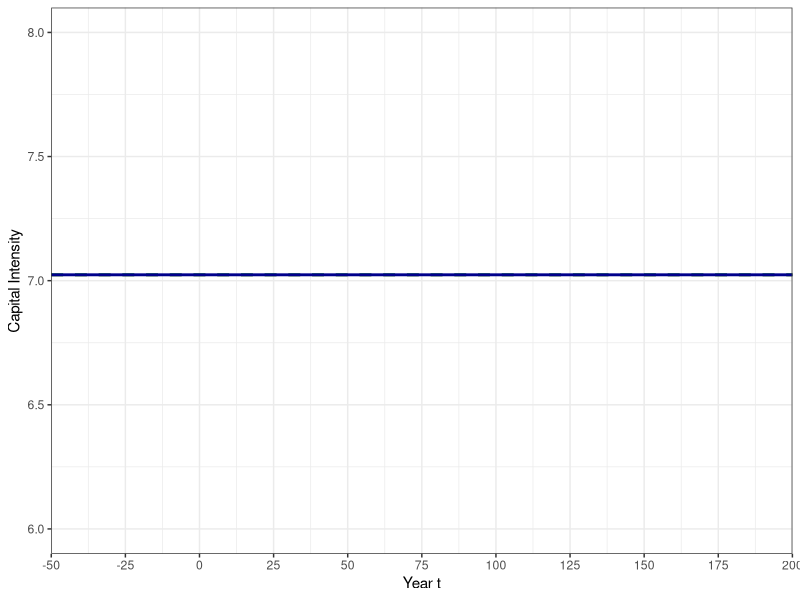
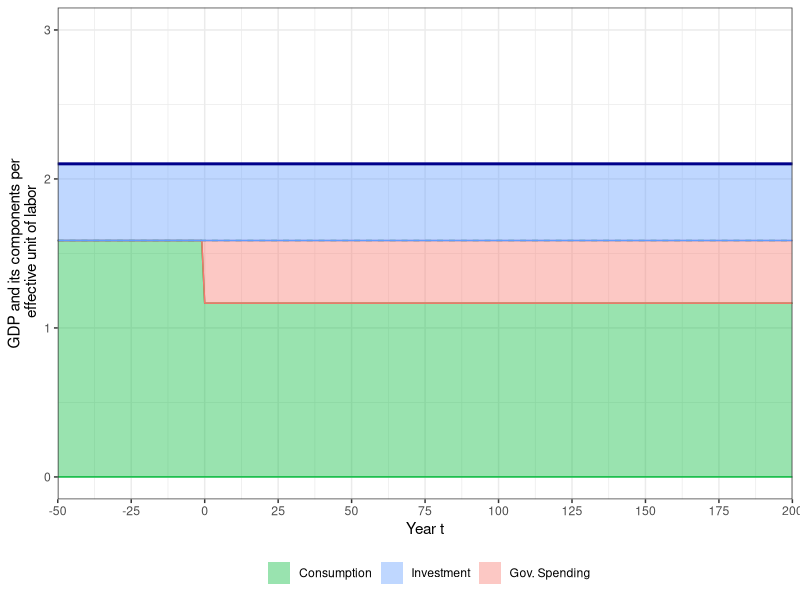
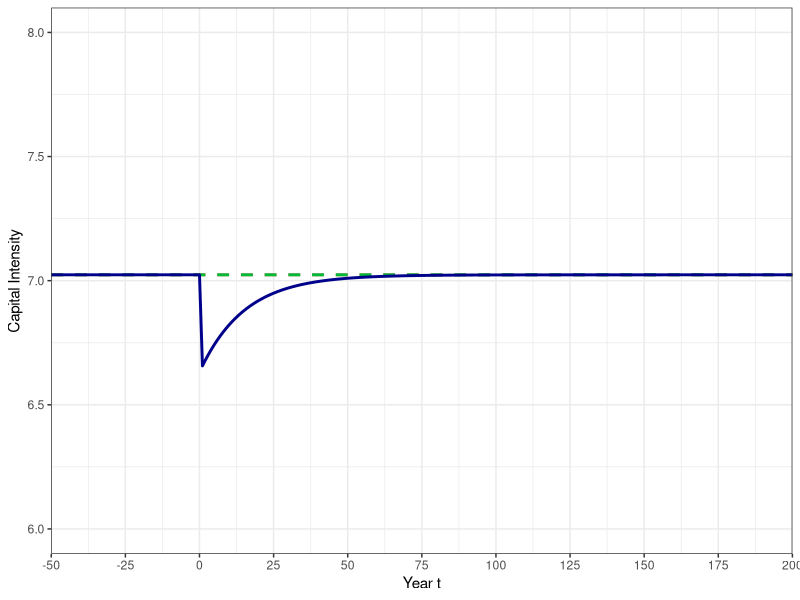
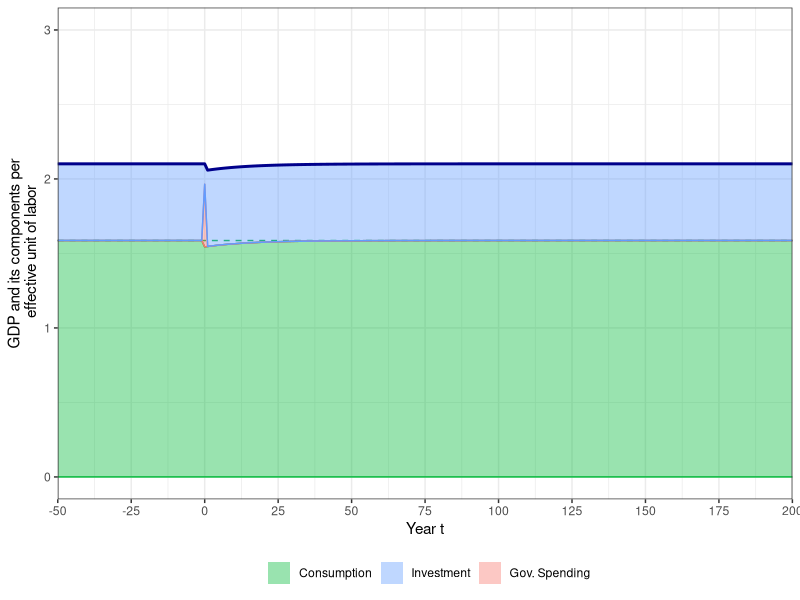
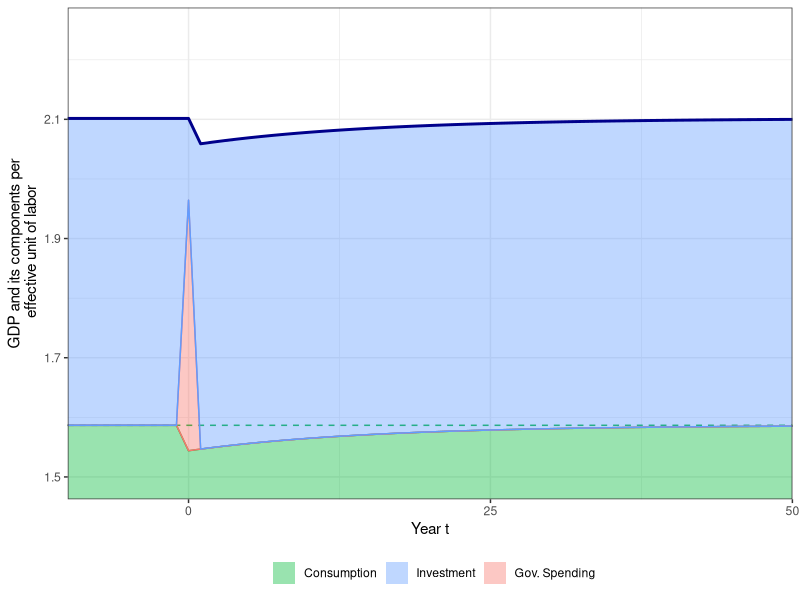
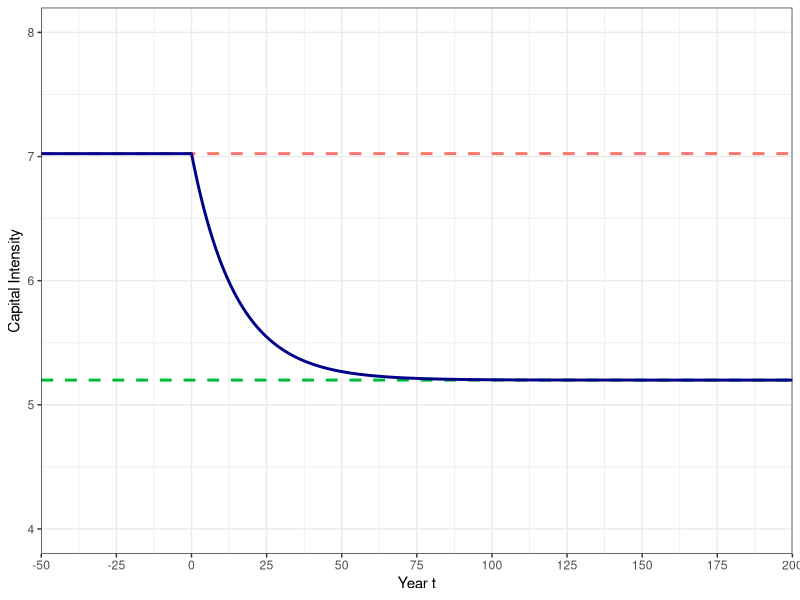
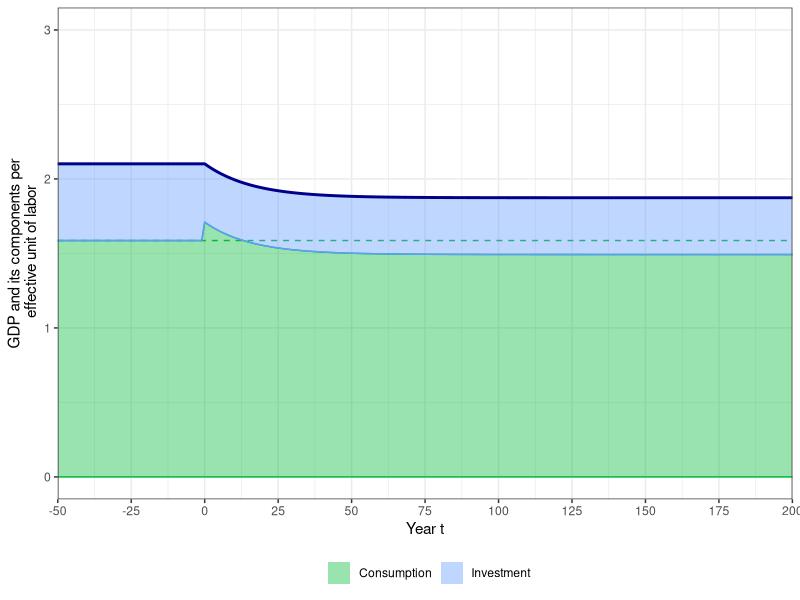
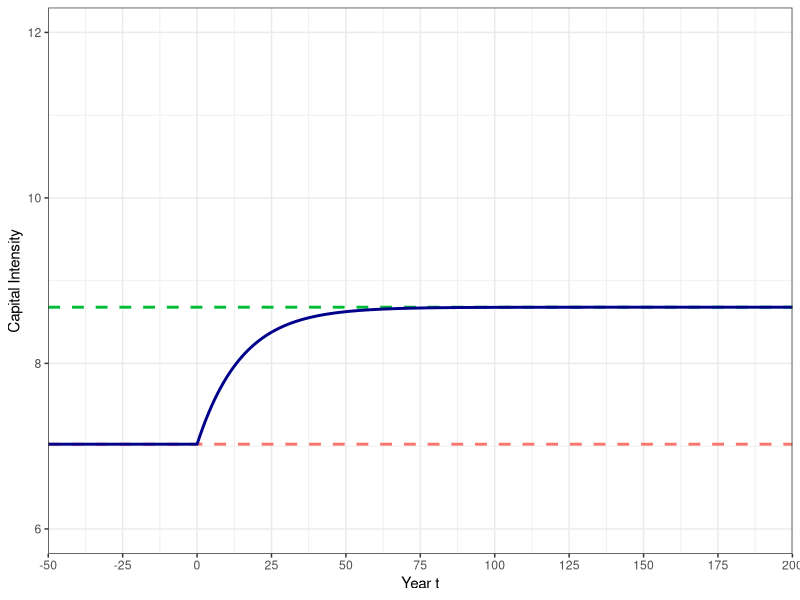

R code for these plots, in order:
#######################################
### Fiscal Policy in the Ramsey model
#######################################

# Clear the workspace and load libraries
rm(list = ls())
library(reshape2)
library(base)
library(ggplot2)
library(grid)
library(scales)
library(stringr)
library(tidyverse)

# should graphs be exported to pdf
export_pdf <- FALSE

# define some colors
mygreen <- "#00BA38"
myblue  <- "#619CFF"
myred   <- "#F8766D"


########### 
# Ramsey Model setup
###########

# data moments
lab_share = 0.381
inv_share = 0.245
gross_ret = 0.114

# parameter choice
n     <- 0.0122
h     <- 0.0169
g     <- (1+n)*(1+h)-1
alpha <- lab_share
delta <- inv_share*gross_ret/alpha - g
beta  <- (1+g)/(1 + gross_ret - delta)
gamma <- 0.5

# steady state capital intensity under old beta
k_old <- (alpha/((1+g)/beta - 1 + delta))^(1/(1-alpha))
c_old <- k_old^alpha - (g+delta)*k_old


########### 
# Function to guess initial consumption of the Ramsey model
###########
solve_ramsey <- function(k0, amount, policy, g, alpha, delta, gamma, beta) {
  
  # set numerical parameters
  T <- 10000          # number of simulation periods
  itermax <- 1000     # maximum number of iterations
  tol <- 1e-6         # tolerance level for difference to steady state
  
  # determine path of g_t
  g_t <- 0
  tau_k <- 0
  if(policy == 1) {
    g_t[1:T] = amount
    tau_k[1:T] = 0
  } else if (policy == 2) {
    g_t[1:T] = 0
    g_t[1] = amount
    tau_k[1:T] = 0
  } else if (policy == 3) {
    g_t[1:T] = 0
    tau_k[1:T] = amount
  }
  
  # determine steady state capital intensity and consumption
  kstar <- (alpha/(((1+g)/beta - 1)/(1-tau_k[length(tau_k)]) + delta))^(1/(1-alpha))
  cstar <- kstar**alpha - (g+delta)*kstar - g_t[length(g_t)]
  
  # set starting interval depending on k0
  if(k0 <= kstar) {
    c_min <- 0
    c_max <- cstar
  } else {
    c_min <- cstar
    c_max <- k0^alpha + (1-delta)*k0
  }
  
  # start iteration process
  for (i in 1:itermax) {
    
    # start a capital and consumption path
    k <- k0
    c <- (c_min+c_max)/2
    
    # now simulate the economy forward
    for (t in 1:T) {
      
      # calculate difference to steady state
      epsilon <- sqrt((c[t]/cstar-1)^2 + (k[t]/kstar-1)^2)
      
      # if difference is small enough, that's it, we return
      if(epsilon < tol) {
        return(c(c[1], epsilon, i))
      }
      
      # determine next period's capital stock and consumption
      k[t+1] <- max((k[t]**alpha - c[t] - g_t[t] + (1-delta)*k[t])/(1+g), 1e-4)
      c[t+1] <- (beta*(1 + (1-tau_k[t])*(alpha*k[t+1]^(alpha-1) - delta))/(1+g))^gamma*c[t]
      
      #  decision rule for capital
      if(k0 <= kstar & k[t+1] > kstar | k0 > kstar & c[t+1] < cstar) {
        c_min <- c[1]; break;
      }
      
      #  if consumption is too large, then initial consumption level was too small
      if(k0 <= kstar & c[t+1] > cstar | k0 > kstar & k[t+1] < kstar) {
        c_max <- c[1]; break;
      }
    }
  }
  
  # in any case, if you end up here, return c[1] and epsilon
  return(c(c[1], epsilon, i))
}


########### 
# Function to simulate Ramsey model forward
###########
ramsey <- function(T0, T1, c0, k0, g_t, tau_k, g, alpha, delta, gamma, beta) {
  
  # set numerical parameters
  tol <- 1e-6
  
  # determine steady state capital intensity and consumption
  kstar <- (alpha/(((1+g)/beta - 1)/(1-tau_k[length(tau_k)]) + delta))^(1/(1-alpha))
  cstar <- kstar**alpha - (g+delta)*kstar - g_t[length(g_t)]
    
  # start a capital and consumption path
  k <- k0
  c <- 0
  
  # assume economy was in steady state prior to date 0
  k[ind(T0):ind(0)] <- k0
  c[ind(T0):ind(0)] <- k0^alpha - (g+delta)*k0 - g_t[ind(T0):ind(0)]
  
  # then start to simulate new economy path
  c[ind(0)] <- c0
  
  # now simulate the economy forward
  for (t in ind(0):ind(T1-1)) {
    
    # determine next period's capital stock and consumption
    k[t+1] <- max((k[t]**alpha - c[t] - g_t[t] + (1-delta)*k[t])/(1+g), 1e-4)
    c[t+1] <- (beta*(1 + (1-tau_k[t])*(alpha*k[t+1]^(alpha-1) - delta))/(1+g))^gamma*c[t]
    
    #  move to steady state level when you are almost there
    epsilon <- sqrt((c[t+1]/cstar-1)^2 + (k[t+1]/kstar-1)^2)
    if(epsilon < tol) {
      k[(t+1):ind(T1)] = kstar
      c[(t+1):ind(T1)] = cstar
      break
    }
  }
  
  # calculate other macro statistics
  y <- k^alpha
  ir <- (g + delta)*k
  i <- y - c - g_t
  s <- i/y

  # return a data frame with macro path
  res <- data.frame(year=c(T0:T1), k, y, c, g_t, i, ir, s)
  return(res)
}

# indicator management function
ind <- function(t) {
  return(t + 1 + abs(T0))
}


########### 
# Simulate permanent change in government spending
###########

# steady state capital intensity without government spending
k_old <- (alpha/((1+g)/beta - 1 + delta))^(1/(1-alpha))
c_old <- k_old^alpha - (g+delta)*k_old

# determine size of government spending (20% of old GDP)
gov_spend <- 0.2*k_old^alpha

# set simulation periods
T0 <- -50
T1 <- 200

# solve transition path
res <- solve_ramsey(k_old, gov_spend, 1, g, alpha, delta, gamma, beta)

# get path of government spending
g_t <- 0
g_t[ind(T0):ind(-1)] = 0
g_t[ind(0):ind(T1)] = gov_spend

# get path of capital tax (not used here)
tau_k <- 0
tau_k[ind(T0):ind(T1)] = 0

# simulate the model for 250 periods
transition <- ramsey(T0, T1, res[1], k_old, g_t, tau_k, g, alpha, delta, gamma, beta)


# Plot dynamics of the capital stock
myplot <- ggplot(data = transition) + 
  geom_hline(yintercept=transition$k[ind(T0)], color=myred, linetype="dashed", size=1) + 
  geom_hline(yintercept=transition$k[ind(T1)], color="#00BA38", linetype="dashed", size=1) + 
  geom_line(aes(x=year, y=k), color="darkblue", size=1) +
  coord_cartesian(xlim=c(T0, T1), ylim=c(6, 8)) + 
  scale_x_continuous(breaks=seq(T0, T1, 25), expand=c(0, 0)) +
  labs(x = "Year t",
       y = "Capital Intensity") +
  theme_bw()

# print the plot
print(myplot)

# save plot to pdf file (if needed)
if(export_pdf) {
  aspect_ratio <- 4/3;
  height <- 3.5;
  ggsave("fig12.pdf", width = height*aspect_ratio, height = height)
}


# Plot GDP and its components
myplot <- ggplot(data = transition) + 
  geom_hline(yintercept = c_old, color="#00BA38", linetype="dashed", size=0.5) + 
  geom_ribbon(aes(x=year, ymin=0, ymax=c,    fill= "1c", color="1c") , alpha=0.4) +
  geom_ribbon(aes(x=year, ymin=c, ymax=c+g_t, fill= "3di", color="3di"), alpha=0.4) +
  geom_ribbon(aes(x=year, ymin=c+g_t, ymax=y, fill= "2ir", color="2ir")  , alpha=0.4) +
  geom_line(aes(x=year, y=y), color="darkblue", size=1) +
  coord_cartesian(xlim=c(T0, T1), ylim=c(0, 3)) + 
  scale_x_continuous(breaks=seq(T0, T1, 25), expand=c(0, 0)) +
  labs(x = "Year t",
       y = "GDP and its components per\n effective unit of labor") +
  scale_fill_manual(breaks = c("1c", "2ir", "3di"), name = "", 
                    labels = c("Consumption", "Investment", "Gov. Spending"),
                    values = c(mygreen, myblue, myred)) +
  scale_color_manual(breaks = c("1c", "2ir", "3di"),
                     values = c(mygreen, myblue, myred)) +
  guides(colour = "none") +
  theme_bw() + 
  theme(legend.position="bottom")

# print the plot
print(myplot)

# save plot to pdf file (if needed)
if(export_pdf) {
  aspect_ratio <- 4/3.5;
  height <- 4.8;
  ggsave("fig13.pdf", width = height*aspect_ratio, height = height)
}


########### 
# Simulate temporary change in government spending
###########

# steady state capital intensity without government spending
k_old <- (alpha/((1+g)/beta - 1 + delta))^(1/(1-alpha))
c_old <- k_old^alpha - (g+delta)*k_old

# determine size of government spending (20% of old GDP)
gov_spend <- 0.2*k_old^alpha

# set simulation periods
T0 <- -50
T1 <- 200

# solve transition path
res <- solve_ramsey(k_old, gov_spend, 2, g, alpha, delta, gamma, beta)

# get path of government spending
g_t <- 0
g_t[ind(T0):ind(T1)] = 0
g_t[ind(0)] = gov_spend

# get path of capital tax (not used here)
tau_k <- 0
tau_k[ind(T0):ind(T1)] = 0

# simulate the model for 250 periods
transition <- ramsey(T0, T1, res[1], k_old, g_t, tau_k, g, alpha, delta, gamma, beta)


# Plot dynamics of the capital stock
myplot <- ggplot(data = transition) + 
  geom_hline(yintercept=transition$k[ind(T0)], color=myred, linetype="dashed", size=1) + 
  geom_hline(yintercept=transition$k[ind(T1)], color="#00BA38", linetype="dashed", size=1) + 
  geom_line(aes(x=year, y=k), color="darkblue", size=1) +
  coord_cartesian(xlim=c(T0, T1), ylim=c(6, 8)) + 
  scale_x_continuous(breaks=seq(T0, T1, 25), expand=c(0, 0)) +
  labs(x = "Year t",
       y = "Capital Intensity") +
  theme_bw()

# print the plot
print(myplot)

# save plot to pdf file (if needed)
if(export_pdf) {
  aspect_ratio <- 4/3;
  height <- 3.5;
  ggsave("fig14.pdf", width = height*aspect_ratio, height = height)
}


# Plot GDP and its components
myplot <- ggplot(data = transition) + 
  geom_hline(yintercept = c_old, color="#00BA38", linetype="dashed", size=0.5) + 
  geom_ribbon(aes(x=year, ymin=0, ymax=c,    fill= "1c", color="1c") , alpha=0.4) +
  geom_ribbon(aes(x=year, ymin=c, ymax=c+g_t, fill= "3di", color="3di"), alpha=0.4) +
  geom_ribbon(aes(x=year, ymin=c+g_t, ymax=y, fill= "2ir", color="2ir")  , alpha=0.4) +
  geom_line(aes(x=year, y=y), color="darkblue", size=1) +
  coord_cartesian(xlim=c(T0, T1), ylim=c(0, 3)) + 
  scale_x_continuous(breaks=seq(T0, T1, 25), expand=c(0, 0)) +
  labs(x = "Year t",
       y = "GDP and its components per\n effective unit of labor") +
  scale_fill_manual(breaks = c("1c", "2ir", "3di"), name = "", 
                    labels = c("Consumption", "Investment", "Gov. Spending"),
                    values = c(mygreen, myblue, myred)) +
  scale_color_manual(breaks = c("1c", "2ir", "3di"),
                     values = c(mygreen, myblue, myred)) +
  guides(colour = "none") +
  theme_bw() + 
  theme(legend.position="bottom")

# print the plot
print(myplot)

# save plot to pdf file (if needed)
if(export_pdf) {
  aspect_ratio <- 4/3.5;
  height <- 4.8;
  ggsave("fig15.pdf", width = height*aspect_ratio, height = height)
}


# Plot GDP and its components (zoom in)
myplot <- ggplot(data = transition) + 
  geom_hline(yintercept = c_old, color="#00BA38", linetype="dashed", size=0.5) + 
  geom_ribbon(aes(x=year, ymin=0, ymax=c,    fill= "1c", color="1c") , alpha=0.4) +
  geom_ribbon(aes(x=year, ymin=c, ymax=c+g_t, fill= "3di", color="3di"), alpha=0.4) +
  geom_ribbon(aes(x=year, ymin=c+g_t, ymax=y, fill= "2ir", color="2ir")  , alpha=0.4) +
  geom_line(aes(x=year, y=y), color="darkblue", size=1) +
  coord_cartesian(xlim=c(-10, 50), ylim=c(1.5, 2.25)) + 
  scale_x_continuous(breaks=seq(T0, T1, 25), expand=c(0, 0)) +
  labs(x = "Year t",
       y = "GDP and its components per\n effective unit of labor") +
  scale_fill_manual(breaks = c("1c", "2ir", "3di"), name = "", 
                    labels = c("Consumption", "Investment", "Gov. Spending"),
                    values = c(mygreen, myblue, myred)) +
  scale_color_manual(breaks = c("1c", "2ir", "3di"),
                     values = c(mygreen, myblue, myred)) +
  guides(colour = "none") +
  theme_bw() + 
  theme(legend.position="bottom")

# print the plot
print(myplot)

# save plot to pdf file (if needed)
if(export_pdf) {
  aspect_ratio <- 4/3.5;
  height <- 4.8;
  ggsave("fig16.pdf", width = height*aspect_ratio, height = height)
}


########### 
# Simulate capital tax/subsidy
###########

# steady state capital intensity without capital tax
k_old <- (alpha/((1+g)/beta - 1 + delta))^(1/(1-alpha))
c_old <- k_old^alpha - (g+delta)*k_old

# determine size of capital tax rate (2.5%)
tax_rate <- 0.25

# set simulation periods
T0 <- -50
T1 <- 200

# solve transition path
res <- solve_ramsey(k_old, tax_rate, 3, g, alpha, delta, gamma, beta)

# get path of government spending (not used)
g_t <- 0
g_t[ind(T0):ind(T1)] = 0

# get path of capital tax
tau_k <- 0
tau_k[ind(T0):ind(-1)] = 0
tau_k[ind(0):ind(T1)] = tax_rate

# simulate the model for 250 periods
transition <- ramsey(T0, T1, res[1], k_old, g_t, tau_k, g, alpha, delta, gamma, beta)

# calculate welfare number for initial equilibrium
Welfare_0 <- 0
for(t in 0:T1) {
  Welfare_0 <- Welfare_0 + beta^t*(transition$c[ind(T0)]^(1-1/gamma)/(1-1/gamma))
}

# calculate welfare number for raising capital tax
Welfare_1 <- 0
for(t in 0:T1) {
  Welfare_1 <- Welfare_1 + beta^t*(transition$c[ind(t)]^(1-1/gamma)/(1-1/gamma))
}


# Plot dynamics of the capital stock
myplot <- ggplot(data = transition) + 
  geom_hline(yintercept=transition$k[ind(T0)], color=myred, linetype="dashed", size=1) + 
  geom_hline(yintercept=transition$k[ind(T1)], color="#00BA38", linetype="dashed", size=1) + 
  geom_line(aes(x=year, y=k), color="darkblue", size=1) +
  coord_cartesian(xlim=c(T0, T1), ylim=c(4, 8)) + 
  scale_x_continuous(breaks=seq(T0, T1, 25), expand=c(0, 0)) +
  labs(x = "Year t",
       y = "Capital Intensity") +
  theme_bw()

# print the plot
print(myplot)

# save plot to pdf file (if needed)
if(export_pdf) {
  aspect_ratio <- 4/3;
  height <- 3.5;
  ggsave("fig17.pdf", width = height*aspect_ratio, height = height)
}


# Plot GDP and its components
myplot <- ggplot(data = transition) + 
  geom_hline(yintercept = c_old, color="#00BA38", linetype="dashed", size=0.5) + 
  geom_ribbon(aes(x=year, ymin=0, ymax=c,    fill= "1c", color="1c") , alpha=0.4) +
  geom_ribbon(aes(x=year, ymin=c, ymax=y, fill= "2ir", color="2ir")  , alpha=0.4) +
  geom_line(aes(x=year, y=y), color="darkblue", size=1) +
  coord_cartesian(xlim=c(T0, T1), ylim=c(0, 3)) + 
  scale_x_continuous(breaks=seq(T0, T1, 25), expand=c(0, 0)) +
  labs(x = "Year t",
       y = "GDP and its components per\n effective unit of labor") +
  scale_fill_manual(breaks = c("1c", "2ir"), name = "", 
                    labels = c("Consumption", "Investment"),
                    values = c(mygreen, myblue)) +
  scale_color_manual(breaks = c("1c", "2ir"),
                     values = c(mygreen, myblue)) +
  guides(colour = "none") +
  theme_bw() + 
  theme(legend.position="bottom")

# print the plot
print(myplot)

# save plot to pdf file (if needed)
if(export_pdf) {
  aspect_ratio <- 4/3.5;
  height <- 4.8;
  ggsave("fig18.pdf", width = height*aspect_ratio, height = height)
}


########### 
# Simulate capital subsidy
###########

# steady state capital intensity without capital tax
k_old <- (alpha/((1+g)/beta - 1 + delta))^(1/(1-alpha))
c_old <- k_old^alpha - (g+delta)*k_old

# determine size of capital tax rate (2.5%)
tax_rate <- -0.25

# set simulation periods
T0 <- -50
T1 <- 200

# solve transition path
res <- solve_ramsey(k_old, tax_rate, 3, g, alpha, delta, gamma, beta)

# get path of government spending (not used)
g_t <- 0
g_t[ind(T0):ind(T1)] = 0

# get path of capital tax
tau_k <- 0
tau_k[ind(T0):ind(-1)] = 0
tau_k[ind(0):ind(T1)] = tax_rate

# simulate the model for 250 periods
transition <- ramsey(T0, T1, res[1], k_old, g_t, tau_k, g, alpha, delta, gamma, beta)

# calculate welfare number for raising capital subsidy
Welfare_2 <- 0
for(t in 0:T1) {
  Welfare_2 <- Welfare_2 + beta^t*transition$c[ind(t)]^(1-1/gamma)/(1-1/gamma)
}


# Plot dynamics of the capital stock
myplot <- ggplot(data = transition) + 
  geom_hline(yintercept=transition$k[ind(T0)], color=myred, linetype="dashed", size=1) + 
  geom_hline(yintercept=transition$k[ind(T1)], color="#00BA38", linetype="dashed", size=1) + 
  geom_line(aes(x=year, y=k), color="darkblue", size=1) +
  coord_cartesian(xlim=c(T0, T1), ylim=c(6, 12)) + 
  scale_x_continuous(breaks=seq(T0, T1, 25), expand=c(0, 0)) +
  labs(x = "Year t",
       y = "Capital Intensity") +
  theme_bw()

# print the plot
print(myplot)

# save plot to pdf file (if needed)
if(export_pdf) {
  aspect_ratio <- 4/3;
  height <- 3.5;
  ggsave("fig19.pdf", width = height*aspect_ratio, height = height)
}


# Plot GDP and its components
myplot <- ggplot(data = transition) + 
  geom_hline(yintercept = c_old, color="#00BA38", linetype="dashed", size=0.5) + 
  geom_ribbon(aes(x=year, ymin=0, ymax=c,    fill= "1c", color="1c") , alpha=0.4) +
  geom_ribbon(aes(x=year, ymin=c, ymax=y, fill= "2ir", color="2ir")  , alpha=0.4) +
  geom_line(aes(x=year, y=y), color="darkblue", size=1) +
  coord_cartesian(xlim=c(T0, T1), ylim=c(0, 3)) + 
  scale_x_continuous(breaks=seq(T0, T1, 25), expand=c(0, 0)) +
  labs(x = "Year t",
       y = "GDP and its components per\n effective unit of labor") +
  scale_fill_manual(breaks = c("1c", "2ir"), name = "", 
                    labels = c("Consumption", "Investment"),
                    values = c(mygreen, myblue)) +
  scale_color_manual(breaks = c("1c", "2ir"),
                     values = c(mygreen, myblue)) +
  guides(colour = "none") +
  theme_bw() + 
  theme(legend.position="bottom")

# print the plot
print(myplot)

# save plot to pdf file (if needed)
if(export_pdf) {
  aspect_ratio <- 4/3.5;
  height <- 4.8;
  ggsave("fig20.pdf", width = height*aspect_ratio, height = height)
}


########### 
# Welfare comparison
###########

sprintf('Without capital taxes    : %12.6f %12.6f\n', Welfare_0, 0)
sprintf('With 25p capital tax     : %12.6f %12.6f\n', Welfare_1, ((Welfare_1/Welfare_0)^{1/(1-1/gamma)}-1)*100)
sprintf('With 25p capital subsidy : %12.6f %12.6f\n', Welfare_2, ((Welfare_2/Welfare_0)^{1/(1-1/gamma)}-1)*100)
